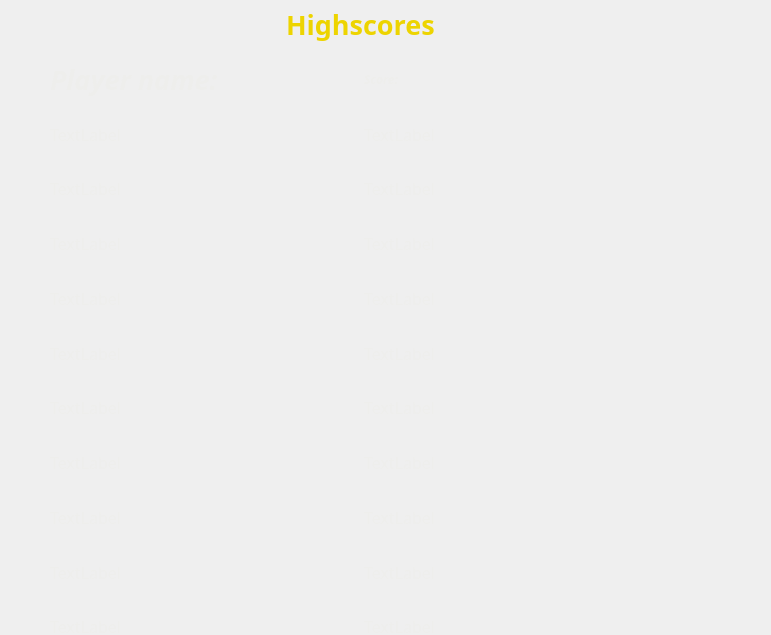
<?xml version="1.0" encoding="UTF-8"?>
<ui version="4.0">
 <class>LeaderBoard</class>
 <widget class="QDialog" name="LeaderBoard">
  <property name="windowModality">
   <enum>Qt::WindowModal</enum>
  </property>
  <property name="geometry">
   <rect>
    <x>0</x>
    <y>0</y>
    <width>771</width>
    <height>635</height>
   </rect>
  </property>
  <property name="windowTitle">
   <string>Dialog</string>
  </property>
  <widget class="QWidget" name="layoutWidget">
   <property name="geometry">
    <rect>
     <x>50</x>
     <y>0</y>
     <width>621</width>
     <height>651</height>
    </rect>
   </property>
   <layout class="QVBoxLayout" name="verticalLayout">
    <item>
     <layout class="QHBoxLayout" name="horizontalLayout_12">
      <item>
       <spacer name="horizontalSpacer_2">
        <property name="orientation">
         <enum>Qt::Horizontal</enum>
        </property>
        <property name="sizeHint" stdset="0">
         <size>
          <width>40</width>
          <height>20</height>
         </size>
        </property>
       </spacer>
      </item>
      <item>
       <widget class="QLabel" name="highscoreLabel">
        <property name="font">
         <font>
          <family>Clean</family>
          <pointsize>20</pointsize>
          <bold>true</bold>
         </font>
        </property>
        <property name="styleSheet">
         <string notr="true">color:rgb(237, 212, 0)</string>
        </property>
        <property name="text">
         <string>Highscores</string>
        </property>
       </widget>
      </item>
      <item>
       <spacer name="horizontalSpacer">
        <property name="orientation">
         <enum>Qt::Horizontal</enum>
        </property>
        <property name="sizeHint" stdset="0">
         <size>
          <width>40</width>
          <height>20</height>
         </size>
        </property>
       </spacer>
      </item>
     </layout>
    </item>
    <item>
     <layout class="QHBoxLayout" name="horizontalLayout">
      <item>
       <widget class="QLabel" name="nameLabel">
        <property name="font">
         <font>
          <family>Clean</family>
          <pointsize>20</pointsize>
          <italic>true</italic>
          <bold>true</bold>
         </font>
        </property>
        <property name="styleSheet">
         <string notr="true">color:rgb(238, 238, 236)</string>
        </property>
        <property name="text">
         <string>Player name:</string>
        </property>
        <property name="buddy">
         <cstring>nameLabel</cstring>
        </property>
       </widget>
      </item>
      <item>
       <widget class="QLabel" name="scoreLabel">
        <property name="font">
         <font>
          <family>Clean</family>
          <italic>true</italic>
          <bold>true</bold>
         </font>
        </property>
        <property name="styleSheet">
         <string notr="true">color:rgb(238, 238, 236)</string>
        </property>
        <property name="text">
         <string>Score:</string>
        </property>
       </widget>
      </item>
     </layout>
    </item>
    <item>
     <layout class="QHBoxLayout" name="horizontalLayout_2">
      <item>
       <widget class="QLabel" name="pos00">
        <property name="font">
         <font>
          <family>Clean</family>
          <pointsize>12</pointsize>
          <bold>false</bold>
         </font>
        </property>
        <property name="styleSheet">
         <string notr="true">color:rgb(238, 238, 236)</string>
        </property>
        <property name="text">
         <string>TextLabel</string>
        </property>
       </widget>
      </item>
      <item>
       <widget class="QLabel" name="pos10">
        <property name="font">
         <font>
          <family>Clean</family>
          <pointsize>12</pointsize>
         </font>
        </property>
        <property name="styleSheet">
         <string notr="true">color:rgb(238, 238, 236)</string>
        </property>
        <property name="text">
         <string>TextLabel</string>
        </property>
       </widget>
      </item>
     </layout>
    </item>
    <item>
     <layout class="QHBoxLayout" name="horizontalLayout_3">
      <item>
       <widget class="QLabel" name="pos01">
        <property name="font">
         <font>
          <family>Clean</family>
          <pointsize>12</pointsize>
         </font>
        </property>
        <property name="styleSheet">
         <string notr="true">color:rgb(238, 238, 236)</string>
        </property>
        <property name="text">
         <string>TextLabel</string>
        </property>
       </widget>
      </item>
      <item>
       <widget class="QLabel" name="pos11">
        <property name="font">
         <font>
          <family>Clean</family>
          <pointsize>12</pointsize>
         </font>
        </property>
        <property name="styleSheet">
         <string notr="true">color:rgb(238, 238, 236)</string>
        </property>
        <property name="text">
         <string>TextLabel</string>
        </property>
       </widget>
      </item>
     </layout>
    </item>
    <item>
     <layout class="QHBoxLayout" name="horizontalLayout_4">
      <item>
       <widget class="QLabel" name="pos02">
        <property name="font">
         <font>
          <family>Clean</family>
          <pointsize>12</pointsize>
         </font>
        </property>
        <property name="styleSheet">
         <string notr="true">color:rgb(238, 238, 236)</string>
        </property>
        <property name="text">
         <string>TextLabel</string>
        </property>
       </widget>
      </item>
      <item>
       <widget class="QLabel" name="pos12">
        <property name="font">
         <font>
          <family>Clean</family>
          <pointsize>12</pointsize>
         </font>
        </property>
        <property name="styleSheet">
         <string notr="true">color:rgb(238, 238, 236)</string>
        </property>
        <property name="text">
         <string>TextLabel</string>
        </property>
       </widget>
      </item>
     </layout>
    </item>
    <item>
     <layout class="QHBoxLayout" name="horizontalLayout_5">
      <item>
       <widget class="QLabel" name="pos03">
        <property name="font">
         <font>
          <family>Clean</family>
          <pointsize>12</pointsize>
         </font>
        </property>
        <property name="styleSheet">
         <string notr="true">color:rgb(238, 238, 236)</string>
        </property>
        <property name="text">
         <string>TextLabel</string>
        </property>
       </widget>
      </item>
      <item>
       <widget class="QLabel" name="pos13">
        <property name="font">
         <font>
          <family>Clean</family>
          <pointsize>12</pointsize>
         </font>
        </property>
        <property name="styleSheet">
         <string notr="true">color:rgb(238, 238, 236)</string>
        </property>
        <property name="text">
         <string>TextLabel</string>
        </property>
       </widget>
      </item>
     </layout>
    </item>
    <item>
     <layout class="QHBoxLayout" name="horizontalLayout_6">
      <item>
       <widget class="QLabel" name="pos04">
        <property name="font">
         <font>
          <family>Clean</family>
          <pointsize>12</pointsize>
         </font>
        </property>
        <property name="styleSheet">
         <string notr="true">color:rgb(238, 238, 236)</string>
        </property>
        <property name="text">
         <string>TextLabel</string>
        </property>
       </widget>
      </item>
      <item>
       <widget class="QLabel" name="pos14">
        <property name="font">
         <font>
          <family>Clean</family>
          <pointsize>12</pointsize>
         </font>
        </property>
        <property name="styleSheet">
         <string notr="true">color:rgb(238, 238, 236)</string>
        </property>
        <property name="text">
         <string>TextLabel</string>
        </property>
       </widget>
      </item>
     </layout>
    </item>
    <item>
     <layout class="QHBoxLayout" name="horizontalLayout_7">
      <item>
       <widget class="QLabel" name="pos05">
        <property name="font">
         <font>
          <family>Clean</family>
          <pointsize>12</pointsize>
         </font>
        </property>
        <property name="styleSheet">
         <string notr="true">color:rgb(238, 238, 236)</string>
        </property>
        <property name="text">
         <string>TextLabel</string>
        </property>
       </widget>
      </item>
      <item>
       <widget class="QLabel" name="pos15">
        <property name="font">
         <font>
          <family>Clean</family>
          <pointsize>12</pointsize>
         </font>
        </property>
        <property name="styleSheet">
         <string notr="true">color:rgb(238, 238, 236)</string>
        </property>
        <property name="text">
         <string>TextLabel</string>
        </property>
       </widget>
      </item>
     </layout>
    </item>
    <item>
     <layout class="QHBoxLayout" name="horizontalLayout_8">
      <item>
       <widget class="QLabel" name="pos06">
        <property name="font">
         <font>
          <family>Clean</family>
          <pointsize>12</pointsize>
         </font>
        </property>
        <property name="styleSheet">
         <string notr="true">color:rgb(238, 238, 236)</string>
        </property>
        <property name="text">
         <string>TextLabel</string>
        </property>
       </widget>
      </item>
      <item>
       <widget class="QLabel" name="pos16">
        <property name="font">
         <font>
          <family>Clean</family>
          <pointsize>12</pointsize>
         </font>
        </property>
        <property name="styleSheet">
         <string notr="true">color:rgb(238, 238, 236)</string>
        </property>
        <property name="text">
         <string>TextLabel</string>
        </property>
       </widget>
      </item>
     </layout>
    </item>
    <item>
     <layout class="QHBoxLayout" name="horizontalLayout_9">
      <item>
       <widget class="QLabel" name="pos07">
        <property name="font">
         <font>
          <family>Clean</family>
          <pointsize>12</pointsize>
         </font>
        </property>
        <property name="styleSheet">
         <string notr="true">color:rgb(238, 238, 236)</string>
        </property>
        <property name="text">
         <string>TextLabel</string>
        </property>
       </widget>
      </item>
      <item>
       <widget class="QLabel" name="pos17">
        <property name="font">
         <font>
          <family>Clean</family>
          <pointsize>12</pointsize>
         </font>
        </property>
        <property name="styleSheet">
         <string notr="true">color:rgb(238, 238, 236)</string>
        </property>
        <property name="text">
         <string>TextLabel</string>
        </property>
       </widget>
      </item>
     </layout>
    </item>
    <item>
     <layout class="QHBoxLayout" name="horizontalLayout_10">
      <item>
       <widget class="QLabel" name="pos08">
        <property name="font">
         <font>
          <family>Clean</family>
          <pointsize>12</pointsize>
         </font>
        </property>
        <property name="styleSheet">
         <string notr="true">color:rgb(238, 238, 236)</string>
        </property>
        <property name="text">
         <string>TextLabel</string>
        </property>
       </widget>
      </item>
      <item>
       <widget class="QLabel" name="pos18">
        <property name="font">
         <font>
          <family>Clean</family>
          <pointsize>12</pointsize>
         </font>
        </property>
        <property name="styleSheet">
         <string notr="true">color:rgb(238, 238, 236)</string>
        </property>
        <property name="text">
         <string>TextLabel</string>
        </property>
       </widget>
      </item>
     </layout>
    </item>
    <item>
     <layout class="QHBoxLayout" name="horizontalLayout_11">
      <item>
       <widget class="QLabel" name="pos09">
        <property name="font">
         <font>
          <family>Clean</family>
          <pointsize>12</pointsize>
         </font>
        </property>
        <property name="styleSheet">
         <string notr="true">color:rgb(238, 238, 236)</string>
        </property>
        <property name="text">
         <string>TextLabel</string>
        </property>
       </widget>
      </item>
      <item>
       <widget class="QLabel" name="pos19">
        <property name="font">
         <font>
          <family>Clean</family>
          <pointsize>12</pointsize>
         </font>
        </property>
        <property name="styleSheet">
         <string notr="true">color:rgb(238, 238, 236)</string>
        </property>
        <property name="text">
         <string>TextLabel</string>
        </property>
       </widget>
      </item>
     </layout>
    </item>
   </layout>
  </widget>
 </widget>
 <resources/>
 <connections/>
</ui>
